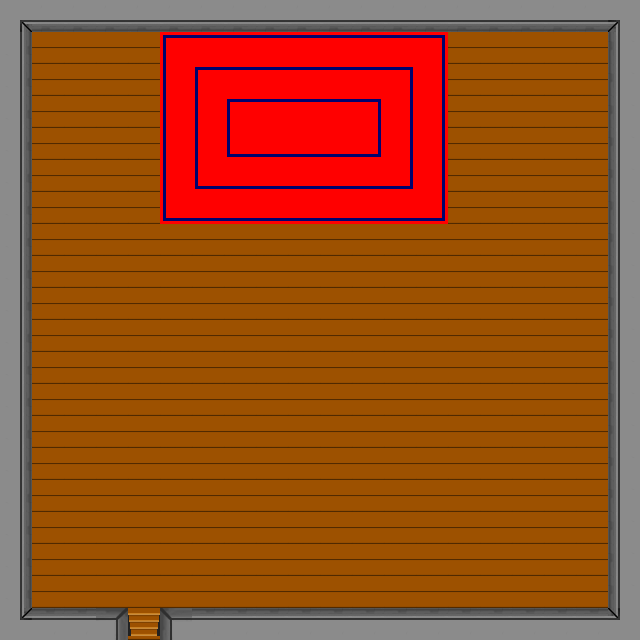

Tiled map render using the project's own tile images. Description and the map definition, with tile-layer contents summarised, below:
An orthogonal 20x20 tile map with 32x32 px tiles, 2 tile layers (Camada de Tiles 1, Colisoes), 6 tilesets.

<map version="1.0" orientation="orthogonal" renderorder="right-down" width="20" height="20" tilewidth="32" tileheight="32" nextobjectid="1">
 <tileset firstgid="1" name="Parede" tilewidth="32" tileheight="32">
  <image source="Parede.png" width="96" height="32" />
 </tileset>
 <tileset firstgid="4" name="Tile_Madeira" tilewidth="32" tileheight="32">
  <image source="Tile_Madeira.png" width="32" height="32" />
 </tileset>
 <tileset firstgid="5" name="EscadaSubindo" tilewidth="32" tileheight="32">
  <image source="EscadaSubindo.png" width="32" height="32" />
 </tileset>
 <tileset firstgid="6" name="TapeteFlyer" tilewidth="32" tileheight="32">
  <image source="TapeteFlyer.png" width="96" height="64" />
 </tileset>
 <tileset firstgid="12" name="ParedeInvisivel" tilewidth="32" tileheight="32">
  <image source="ParedeInvisivel.png" width="32" height="32" />
  <tile id="0">
   <properties>
    <property name="blocked" value="blocked" />
   </properties>
  </tile>
 </tileset>
 <tileset firstgid="13" name="Portal1" tilewidth="32" tileheight="32">
  <image source="Portal1.png" width="32" height="32" />
  <tile id="0">
   <properties>
    <property name="blocked" value="blocked" />
    <property name="doorHome" value="2oAndarBabi.tmx" />
   </properties>
  </tile>
 </tileset>
 <layer name="Camada de Tiles 1" width="20" height="20">
  <data>[400 cells, 400 non-empty, 11 distinct tile ids]</data>
 </layer>
 <layer name="Colisoes" width="20" height="20" opacity="0">
  <data>[400 cells, 400 non-empty, 3 distinct tile ids]</data>
 </layer>
</map>
